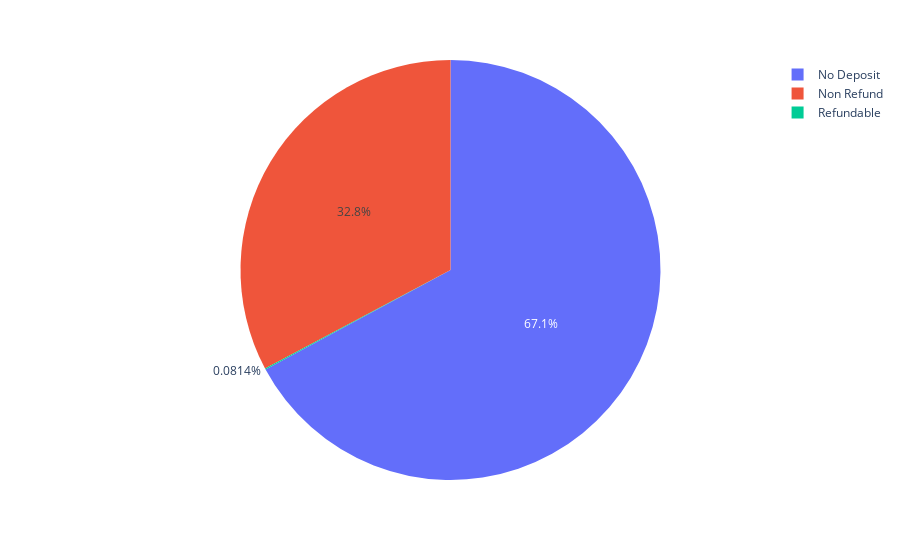

The notebook cell saved with this chart:
### Markdown cell above
## Does the type of payment affect the cancellation of the reservation or not?

### Code cell
x = df[df['is_canceled'] == 1]
fig = px.pie(names =x['deposit_type'])
fig.show()

### Figure 1 — Plotly figure (JSON) as saved in the notebook; plotly's stock layout.template omitted (floating-point values rounded to 4 significant figures; data arrays with more than 128 entries replaced by an {"elided": "..."} marker saying what was removed)
{"data": [{"domain": {"x": [0, 1], "y": [0, 1]}, "hovertemplate": "label=%{label}<extra></extra>", "labels": {"elided": "44224 str values"}, "legendgroup": "", "name": "", "showlegend": true, "type": "pie"}], "layout": {"legend": {"tracegroupgap": 0}, "margin": {"t": 60}}}
